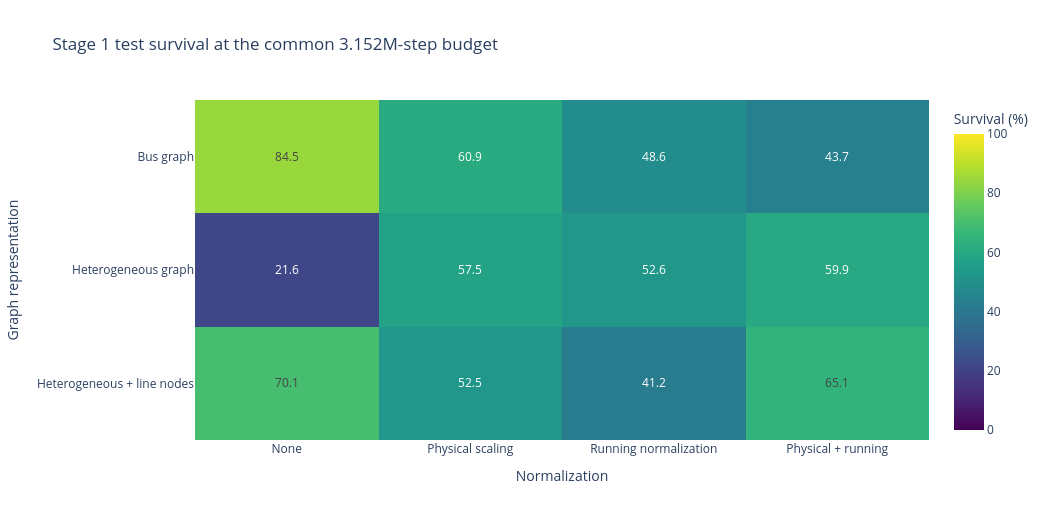

Notebook code for this chart:
### Markdown cell above
## Budget-aligned screening summary

Runs currently contain different numbers of environment steps, so their latest values are not directly comparable. The table reports both the latest five-evaluation mean and a fair value at the largest step reached by every canonical run. The heatmap uses only this common-budget value. A final Stage 1 selection should wait until all runs reach the configured 8M-step budget.

### Code cell
TEST_METRICS = wm.SURVIVAL_METRIC_CANDIDATES["test"]

def survival_frame(run_name):
    run_history = history_df[history_df["run_name"] == run_name]
    for metric in TEST_METRICS:
        frame = run_history[run_history["metric"] == metric][["step", "value"]].copy()
        if frame.empty:
            continue
        frame["step"] = pd.to_numeric(frame["step"], errors="coerce")
        frame["value"] = pd.to_numeric(frame["value"], errors="coerce")
        frame = frame.dropna().groupby("step", as_index=False)["value"].mean().sort_values("step")
        frame["smoothed"] = frame["value"].rolling(SMOOTH_WINDOW, min_periods=1).mean()
        return frame, metric
    return pd.DataFrame(), None

survival_frames = {}
chosen_metrics = {}
for run_name in requested_run_names:
    frame, metric = survival_frame(run_name)
    if not frame.empty:
        survival_frames[run_name] = frame
        chosen_metrics[run_name] = metric

missing_survival = sorted(requested_run_name_set - set(survival_frames))
if missing_survival:
    raise RuntimeError(f"Missing test episodic-survival histories: {missing_survival}")

common_step = min(frame["step"].max() for frame in survival_frames.values())
summary_rows = []
for run_name, frame in survival_frames.items():
    common_frame = frame[frame["step"] <= common_step]
    summary_rows.append({
        "run_name": run_name,
        "metric": chosen_metrics[run_name],
        "last_survival_step_m": frame["step"].iloc[-1] / 1_000_000,
        "latest_5eval_survival_pct": 100 * frame["smoothed"].iloc[-1],
        "best_5eval_survival_pct": 100 * frame["smoothed"].max(),
        "common_budget_survival_pct": 100 * common_frame["smoothed"].iloc[-1],
    })

screening_summary = screen.merge(pd.DataFrame(summary_rows), on="run_name", how="left")
print(f"Common comparison budget: {common_step / 1_000_000:.3f}M environment steps")
display(screening_summary[[
    "representation", "normalization_label", "last_survival_step_m",
    "common_budget_survival_pct", "latest_5eval_survival_pct",
    "best_5eval_survival_pct", "run_name",
]].round(2))

heatmap_data = (
    screening_summary.pivot(
        index="representation",
        columns="normalization_label",
        values="common_budget_survival_pct",
    )
    .reindex([REPRESENTATION_LABELS[key] for key in REPRESENTATION_ORDER])
    .reindex(columns=[NORMALIZATION_LABELS[key] for key in NORMALIZATION_ORDER])
)

common_budget_heatmap = px.imshow(
    heatmap_data,
    text_auto=".1f",
    aspect="auto",
    zmin=0,
    zmax=100,
    color_continuous_scale="Viridis",
    labels={"x": "Normalization", "y": "Graph representation", "color": "Survival (%)"},
    title=f"Stage 1 test survival at the common {common_step / 1_000_000:.3f}M-step budget",
)
common_budget_heatmap.update_layout(width=1050, height=520)
wm.save_plot(common_budget_heatmap, "gs_stage1_common_budget_survival_heatmap")
common_budget_heatmap

### Figure 1 — Plotly figure (JSON) as saved in the notebook; plotly's stock layout.template omitted (floating-point values rounded to 4 significant figures)
{"data": [{"coloraxis": "coloraxis", "hovertemplate": "Normalization: %{x}<br>Graph representation: %{y}<br>Survival (%): %{z}<extra></extra>", "name": "0", "texttemplate": "%{z:.1f}", "type": "heatmap", "x": ["None", "Physical scaling", "Running normalization", "Physical + running"], "xaxis": "x", "y": ["Bus graph", "Heterogeneous graph", "Heterogeneous + line nodes"], "yaxis": "y", "z": [[84.5, 60.85, 48.57, 43.7], [21.57, 57.52, 52.64, 59.85], [70.12, 52.53, 41.24, 65.07]]}], "layout": {"coloraxis": {"cmax": 100, "cmin": 0, "colorbar": {"title": {"text": "Survival (%)"}}, "colorscale": [[0, "#440154"], [0.1111, "#482878"], [0.2222, "#3e4989"], [0.3333, "#31688e"], [0.4444, "#26828e"], [0.5556, "#1f9e89"], [0.6667, "#35b779"], [0.7778, "#6ece58"], [0.8889, "#b5de2b"], [1, "#fde725"]]}, "height": 520, "title": {"text": "Stage 1 test survival at the common 3.152M-step budget"}, "width": 1050, "xaxis": {"anchor": "y", "domain": [0, 1], "title": {"text": "Normalization"}}, "yaxis": {"anchor": "x", "autorange": "reversed", "domain": [0, 1], "title": {"text": "Graph representation"}}}}
